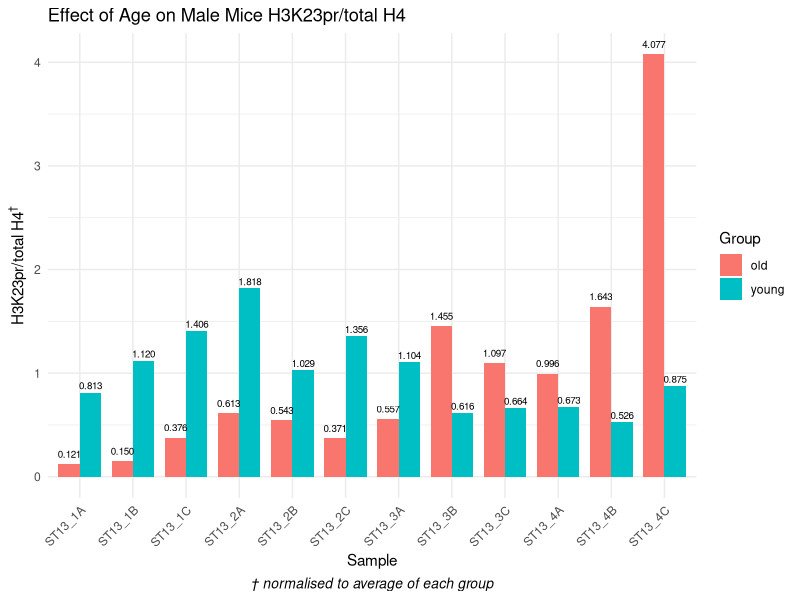

Reproduce this figure in R.
# Read the file as raw data
df <- read.csv("Age_onMale.csv", header = FALSE, skip = 2, stringsAsFactors = FALSE)

# Name the columns manually
names(df) <- c("label", "sample", "young", "old")

# Keep only the columns we need
df <- df[, c("sample", "young", "old")]

# Make sure the values are numeric
df$young <- as.numeric(df$young)
df$old <- as.numeric(df$old)

# Plot side-by-side bars
library(ggplot2)
library(tidyr)

df_long <- pivot_longer(
  df,
  cols = c("young", "old"),
  names_to = "group",
  values_to = "value"
)

p <- ggplot(df_long, aes(x = sample, y = value, fill = group)) +
  geom_col(position = "dodge", width = 0.8) +
  geom_text(
    aes(label = sprintf("%.3f", value)),
    position = position_dodge(width = 0.8),
    vjust = ifelse(df_long$group == "young", -0.4, -0.8),
    size = 2.5,
    check_overlap = TRUE
  ) +
  theme_minimal() +
  labs(
    title = "Effect of Age on Male Mice H3K23pr/total H4",
    x = "Sample",
    y = bquote("H3K23pr/total H4"^"†"),
    fill = "Group",
    caption = "† normalised to average of each group"
  ) +
  theme(
    axis.text.x = element_text(angle = 45, hjust = 1),
    plot.caption = element_text(face = "italic", hjust = 0.5, size = 10)
  )

print(p)
